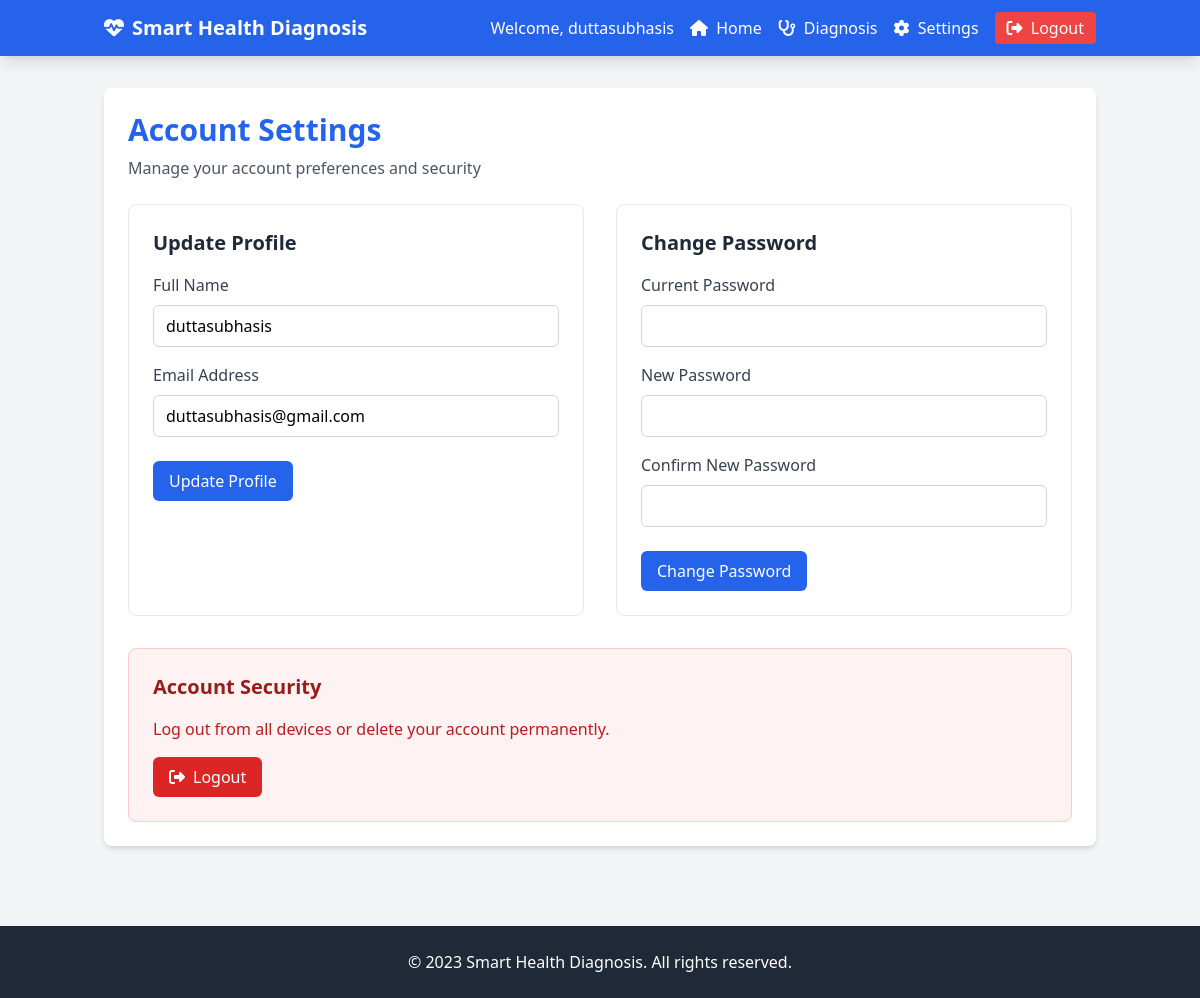
Screenshot of /settings (signed in) with the database file from the repository.
### app/models.py (models this page shows, shortened)
class User(db.Model):
    id = db.Column(db.Integer, primary_key=True)
    name = db.Column(db.String(100), nullable=False)
    email = db.Column(db.String(100), unique=True, nullable=False)
    password_hash = db.Column(db.String(255), nullable=False)
    diagnoses = db.relationship('Diagnosis', backref='user', lazy=True)

### app/routes.py (the view, shortened to what this page needs)
@app.route('/settings', methods=['GET', 'POST'])
def settings():
    if 'user_id' not in session:
        return redirect(url_for('login'))
    user = User.query.get(session['user_id'])
    return render_template('settings.html', user=user)

### app/templates/settings.html (shortened to what this page needs)
{% extends "base.html" %}
{% block content %}
<div class="bg-white rounded-lg shadow-md p-6">
    <h1 class="text-3xl font-bold text-blue-600 mb-2">Account Settings</h1>
    <p class="text-gray-600 mb-6">Manage your account preferences and security</p>
    <div class="grid grid-cols-1 lg:grid-cols-2 gap-8">
        <div class="border border-gray-200 rounded-lg p-6">
            <h2 class="text-xl font-bold text-gray-800 mb-4">Update Profile</h2>
            <form method="POST">
                <div class="mb-4">
                    <label for="name" class="block text-gray-700 font-medium mb-2">Full Name</label>
                    <input type="text" id="name" name="name" value="{{ user.name }}" required
                        class="w-full px-3 py-2 border border-gray-300 rounded-md focus:outline-none focus:ring-2 focus:ring-blue-500">
                </div>
                <div class="mb-6">
                    <label for="email" class="block text-gray-700 font-medium mb-2">Email Address</label>
                    <input type="email" id="email" name="email" value="{{ user.email }}" required
                        class="w-full px-3 py-2 border border-gray-300 rounded-md focus:outline-none focus:ring-2 focus:ring-blue-500">
                </div>
                <button type="submit"
                    class="bg-blue-600 text-white py-2 px-4 rounded-md hover:bg-blue-700 transition duration-300">
                    Update Profile
                </button>
            </form>
        </div>
        <div class="border border-gray-200 rounded-lg p-6">
            <h2 class="text-xl font-bold text-gray-800 mb-4">Change Password</h2>
            <form method="POST">
                <div class="mb-4">
                    <label for="current_password" class="block text-gray-700 font-medium mb-2">Current Password</label>
                    <input type="password" id="current_password" name="current_password" required
                        class="w-full px-3 py-2 border border-gray-300 rounded-md focus:outline-none focus:ring-2 focus:ring-blue-500">
                </div>
                <div class="mb-4">
                    <label for="new_password" class="block text-gray-700 font-medium mb-2">New Password</label>
                    <input type="password" id="new_password" name="new_password" required
                        class="w-full px-3 py-2 border border-gray-300 rounded-md focus:outline-none focus:ring-2 focus:ring-blue-500">
                </div>
                <div class="mb-6">
                    <label for="confirm_password" class="block text-gray-700 font-medium mb-2">Confirm New Password</label>
                    <input type="password" id="confirm_password" name="confirm_password" required
                        class="w-full px-3 py-2 border border-gray-300 rounded-md focus:outline-none focus:ring-2 focus:ring-blue-500">
                </div>
                <button type="submit"
                    class="bg-blue-600 text-white py-2 px-4 rounded-md hover:bg-blue-700 transition duration-300">
                    Change Password
                </button>
            </form>
        </div>
    </div>
    <div class="border border-red-200 rounded-lg p-6 mt-8 bg-red-50">
        <h2 class="text-xl font-bold text-red-800 mb-4">Account Security</h2>
        <p class="text-red-700 mb-4">Log out from all devices or delete your account permanently.</p>
        <a href="{{ url_for('logout') }}"
            class="inline-block bg-red-600 text-white py-2 px-4 rounded-md hover:bg-red-700 transition duration-300">
            <i class="fas fa-sign-out-alt mr-2"></i>Logout
        </a>
    </div>
</div>
{% endblock %}

### app/templates/base.html (shortened to what this page needs)
<!DOCTYPE html>
<html lang="en">
<head>
    <script src="https://cdn.tailwindcss.com"></script>
    <link rel="stylesheet" href="https://cdnjs.cloudflare.com/ajax/libs/font-awesome/6.4.0/css/all.min.css">
</head>
<body class="bg-gray-100">
    <nav class="bg-blue-600 text-white shadow-lg">
        <div class="container mx-auto px-4 py-3 flex justify-between items-center">
            <a href="{{ url_for('home') }}" class="text-xl font-bold flex items-center">
                <i class="fas fa-heartbeat mr-2"></i>
                Smart Health Diagnosis
            </a>
            {% if session.user_id %}
            <div class="flex items-center space-x-4">
                <span class="hidden md:inline">Welcome, {{ session.user_name }}</span>
                <a href="{{ url_for('home') }}" class="hover:text-blue-200">
                    <i class="fas fa-home"></i>
                    <span class="ml-1 hidden md:inline">Home</span>
                </a>
                <a href="{{ url_for('diagnosis') }}" class="hover:text-blue-200">
                    <i class="fas fa-stethoscope"></i>
                    <span class="ml-1 hidden md:inline">Diagnosis</span>
                </a>
                <a href="{{ url_for('settings') }}" class="hover:text-blue-200">
                    <i class="fas fa-cog"></i>
                    <span class="ml-1 hidden md:inline">Settings</span>
                </a>
                <a href="{{ url_for('logout') }}" class="bg-red-500 hover:bg-red-600 px-3 py-1 rounded">
                    <i class="fas fa-sign-out-alt"></i>
                    <span class="ml-1 hidden md:inline">Logout</span>
                </a>
            </div>
            {% endif %}
        </div>
    </nav>
    <main class="container mx-auto px-4 py-8">
        {% block content %}{% endblock %}
    </main>
    <footer class="bg-gray-800 text-white py-6 mt-12">
        <div class="container mx-auto px-4 text-center">
            <p>&copy; 2023 Smart Health Diagnosis. All rights reserved.</p>
        </div>
    </footer>
</body>
</html>

### rows the page displays
User: user_name "duttasubhasis", name "duttasubhasis", email "duttasubhasis@gmail.com"
